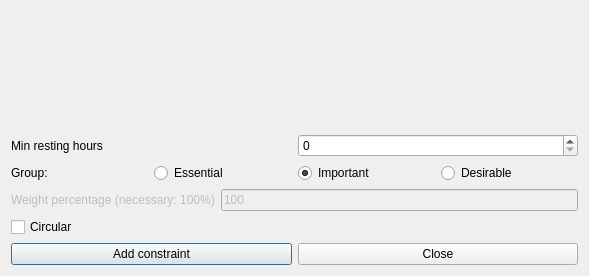
<?xml version="1.0" encoding="UTF-8"?>
<ui version="4.0">
 <class>AddConstraintTeachersMinRestingHoursForm_template</class>
 <widget class="QDialog" name="AddConstraintTeachersMinRestingHoursForm_template">
  <property name="geometry">
   <rect>
    <x>0</x>
    <y>0</y>
    <width>589</width>
    <height>276</height>
   </rect>
  </property>
  <property name="windowTitle">
   <string extracomment="This is the title of the dialog to add a new constraint of this type">Add teachers min resting hours</string>
  </property>
  <layout class="QVBoxLayout" name="verticalLayout">
   <item>
    <spacer name="spacer2">
     <property name="orientation">
      <enum>Qt::Vertical</enum>
     </property>
     <property name="sizeType">
      <enum>QSizePolicy::Expanding</enum>
     </property>
     <property name="sizeHint" stdset="0">
      <size>
       <width>20</width>
       <height>71</height>
      </size>
     </property>
    </spacer>
   </item>
   <item>
    <layout class="QHBoxLayout" name="horizontalLayout">
     <item>
      <widget class="QLabel" name="textLabel1">
       <property name="text">
        <string>Min resting hours</string>
       </property>
       <property name="wordWrap">
        <bool>false</bool>
       </property>
      </widget>
     </item>
     <item>
      <widget class="QSpinBox" name="minRestingHoursSpinBox"/>
     </item>
    </layout>
   </item>
   <item>
    <layout class="QHBoxLayout" name="horizontalLayout_4">
     <item>
      <widget class="QLabel" name="groupTextLabel">
       <property name="text">
        <string>Group:</string>
       </property>
      </widget>
     </item>
     <item>
      <widget class="QRadioButton" name="essentialRadioButton">
       <property name="text">
        <string>Essential</string>
       </property>
      </widget>
     </item>
     <item>
      <widget class="QRadioButton" name="importantRadioButton">
       <property name="text">
        <string>Important</string>
       </property>
       <property name="checked">
        <bool>true</bool>
       </property>
      </widget>
     </item>
     <item>
      <widget class="QRadioButton" name="desirableRadioButton">
       <property name="text">
        <string>Desirable</string>
       </property>
      </widget>
     </item>
    </layout>
   </item>
   <item>
    <layout class="QHBoxLayout" name="horizontalLayout_2">
     <item>
      <widget class="QLabel" name="weightTextLabel">
       <property name="enabled">
        <bool>false</bool>
       </property>
       <property name="frameShape">
        <enum>QFrame::NoFrame</enum>
       </property>
       <property name="frameShadow">
        <enum>QFrame::Plain</enum>
       </property>
       <property name="text">
        <string>Weight percentage (necessary: 100%)</string>
       </property>
       <property name="wordWrap">
        <bool>false</bool>
       </property>
      </widget>
     </item>
     <item>
      <widget class="QLineEdit" name="weightLineEdit">
       <property name="enabled">
        <bool>false</bool>
       </property>
       <property name="text">
        <string notr="true">100</string>
       </property>
      </widget>
     </item>
    </layout>
   </item>
   <item>
    <widget class="QCheckBox" name="circularCheckBox">
     <property name="text">
      <string>Circular</string>
     </property>
    </widget>
   </item>
   <item>
    <layout class="QHBoxLayout">
     <item>
      <widget class="QPushButton" name="addConstraintPushButton">
       <property name="text">
        <string>Add constraint</string>
       </property>
      </widget>
     </item>
     <item>
      <widget class="QPushButton" name="closePushButton">
       <property name="text">
        <string>Close</string>
       </property>
      </widget>
     </item>
    </layout>
   </item>
  </layout>
 </widget>
 <layoutdefault spacing="6" margin="11"/>
 <resources/>
 <connections/>
</ui>
